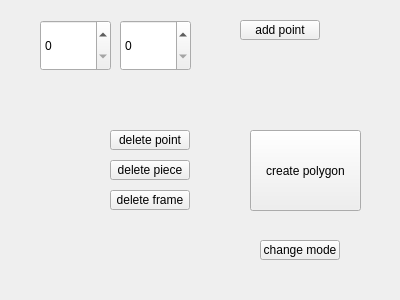
<?xml version="1.0" encoding="UTF-8"?>
<ui version="4.0">
 <class>ManPowerGui</class>
 <widget class="QWidget" name="ManPowerGui">
  <property name="geometry">
   <rect>
    <x>0</x>
    <y>0</y>
    <width>400</width>
    <height>300</height>
   </rect>
  </property>
  <property name="windowTitle">
   <string>Form</string>
  </property>
  <widget class="QSpinBox" name="set_point_x">
   <property name="geometry">
    <rect>
     <x>40</x>
     <y>20</y>
     <width>71</width>
     <height>51</height>
    </rect>
   </property>
   <property name="maximum">
    <number>101</number>
   </property>
   <property name="displayIntegerBase">
    <number>10</number>
   </property>
  </widget>
  <widget class="QSpinBox" name="set_point_y">
   <property name="geometry">
    <rect>
     <x>120</x>
     <y>20</y>
     <width>71</width>
     <height>51</height>
    </rect>
   </property>
   <property name="maximum">
    <number>65</number>
   </property>
   <property name="displayIntegerBase">
    <number>10</number>
   </property>
  </widget>
  <widget class="QPushButton" name="add_point">
   <property name="geometry">
    <rect>
     <x>240</x>
     <y>20</y>
     <width>80</width>
     <height>20</height>
    </rect>
   </property>
   <property name="text">
    <string>add point</string>
   </property>
  </widget>
  <widget class="QPushButton" name="delete_point">
   <property name="geometry">
    <rect>
     <x>110</x>
     <y>130</y>
     <width>80</width>
     <height>20</height>
    </rect>
   </property>
   <property name="text">
    <string>delete point</string>
   </property>
  </widget>
  <widget class="QPushButton" name="delete_piece">
   <property name="geometry">
    <rect>
     <x>110</x>
     <y>160</y>
     <width>80</width>
     <height>20</height>
    </rect>
   </property>
   <property name="text">
    <string>delete piece</string>
   </property>
  </widget>
  <widget class="QPushButton" name="delete_frame">
   <property name="geometry">
    <rect>
     <x>110</x>
     <y>190</y>
     <width>80</width>
     <height>20</height>
    </rect>
   </property>
   <property name="text">
    <string>delete frame</string>
   </property>
  </widget>
  <widget class="QPushButton" name="create_polygon">
   <property name="geometry">
    <rect>
     <x>250</x>
     <y>130</y>
     <width>111</width>
     <height>81</height>
    </rect>
   </property>
   <property name="text">
    <string>create polygon</string>
   </property>
  </widget>
  <widget class="QPushButton" name="change_mode">
   <property name="geometry">
    <rect>
     <x>260</x>
     <y>240</y>
     <width>80</width>
     <height>20</height>
    </rect>
   </property>
   <property name="text">
    <string>change mode</string>
   </property>
  </widget>
 </widget>
 <resources/>
 <connections/>
</ui>
